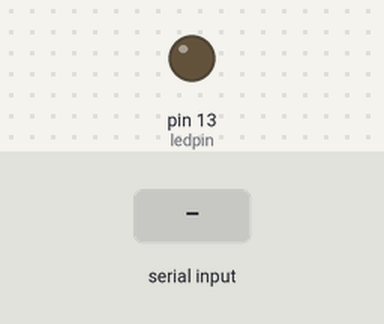
Bench run of a sketch on a simulated Arduino Uno, built with avr-gcc and run on an emulated ATmega328P. Shown: output pins drawn as LEDs (lit = HIGH). Inputs (shaded band) come from the test bench. What the sketch prints to the serial monitor is not drawn.

Above: at 1.4 s.
1.5 s: "m1gof\n" received over Serial
At 2.7 s:
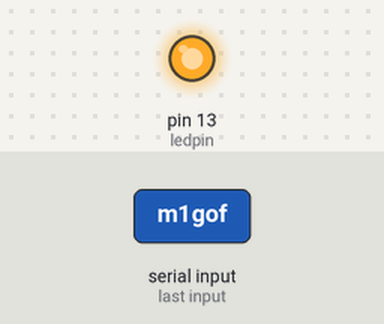
3.0 s: "allstop\n" received over Serial
At 3.9 s:
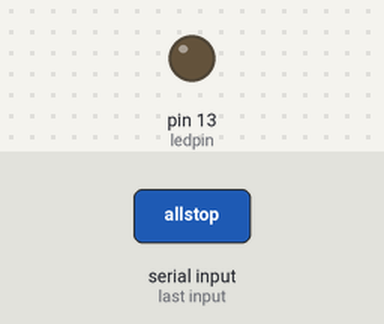
4.5 s: "m2gof\n" received over Serial
At 5.0 s:
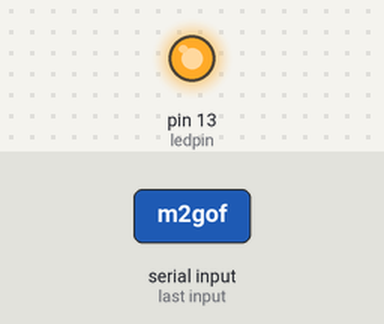
Timing chart, 0 to 7.5 s (numbered marks = the images above; inputs shaded):
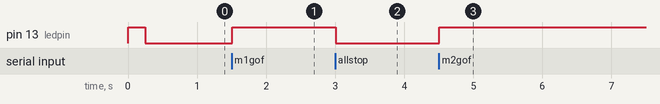

Measured:
- after the input at 1.5 s, pin 13 (ledpin): LOW → HIGH at once
- after the input at 3.0 s, pin 13 (ledpin): HIGH → LOW at once
- after the input at 4.5 s, pin 13 (ledpin): LOW → HIGH at once

The sketch:

Robot_Kol_Kontrol_Arduino.ino
```cpp
int ledpin = 13;
String inputString = "";
boolean stringComplete = false;
void setup() {
  // put your setup code here, to run once:
pinMode(ledpin,OUTPUT);
Serial.begin(9600);
  digitalWrite(ledpin,HIGH);
    delay(250);
    digitalWrite(ledpin,LOW);
     inputString.reserve(200);
     stringComplete = false;
}

void loop() {

  // put your main code here, to run repeatedly:
  if (stringComplete) {
   Serial.print(inputString);
       datas();
        // clear the string:
    inputString = "";
  stringComplete = false;
  }
}
void datas(){
if(inputString=="m1gof"){
        digitalWrite(ledpin,HIGH);
             }
   else if(inputString=="allstop"){
         digitalWrite(ledpin,LOW);
     }
  else if(inputString=="m1gob"){
         digitalWrite(ledpin,HIGH);

    }
   else if(inputString=="m2gob"){
         digitalWrite(ledpin,HIGH);

    }
    else if(inputString=="m2gof"){
      digitalWrite(ledpin,HIGH);

    }
     else if(inputString=="m3gob"){
         digitalWrite(ledpin,HIGH);

    }
  else if(inputString=="m3gof"){
         digitalWrite(ledpin,HIGH);
      } else if(inputString=="m4gob"){
         digitalWrite(ledpin,HIGH);

    }
  else if(inputString=="m4gof"){
         digitalWrite(ledpin,HIGH);

    }
     else if(inputString=="m5gob"){
         digitalWrite(ledpin,HIGH);
    }
  else if(inputString=="m5gof"){
         digitalWrite(ledpin,HIGH);

    }
     else if(inputString=="m6gob"){
         digitalWrite(ledpin,HIGH);

    }
  else if(inputString=="m6gof"){
         digitalWrite(ledpin,HIGH);
    }
}

void serialEvent() {
   while (Serial.available()) {
    // get the new byte:
    char inChar = (char)Serial.read();
    // add it to the inputString:
   inputString += inChar;
    // if the incoming character is a newline, set a flag so the main loop can
    // do something about it:
                  if (inChar == '\n') {
      stringComplete = true;
      inputString.remove(inputString.length()-1);
                }

  }
}
```
